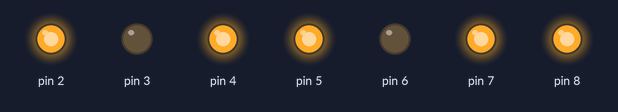
The sketch below on a simulated Arduino Uno, built with avr-gcc and run on an emulated ATmega328P. Shown: output pins drawn as LEDs (lit = HIGH).

Above: at 0.5 s.
At 3.5 s:
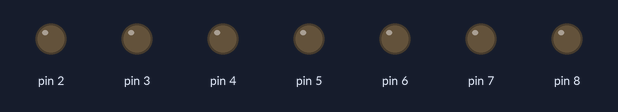
Timing chart, 0 to 4.6 s (numbered marks = the images above):
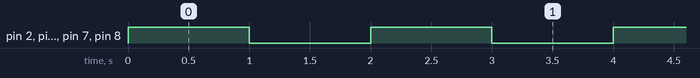

Measured:
- by itself, pin 2, pin 4, pin 5, pin 7, pin 8: alternates HIGH for 1.0 s and LOW for 1.0 s

The sketch:

EX2.4.ino
```cpp
void setup()
{
  pinMode(2, OUTPUT);
  pinMode(3, OUTPUT);
  pinMode(4, OUTPUT);
  pinMode(5, OUTPUT);
  pinMode(6, OUTPUT);
  pinMode(7, OUTPUT);
  pinMode(8, OUTPUT);
}
void loop()
{
  digitalWrite(2, HIGH);
  digitalWrite(7, HIGH);
  digitalWrite(8, HIGH);
  digitalWrite(4, HIGH);
  digitalWrite(5, HIGH);
  delay(1000); // Wait for 1000 millisecond(s)
  digitalWrite(2, LOW);
  digitalWrite(7, LOW);
  digitalWrite(8, LOW);
  digitalWrite(4, LOW);
  digitalWrite(5, LOW);
  delay(1000); // Wait for 1000 millisecond(s)
}
```
